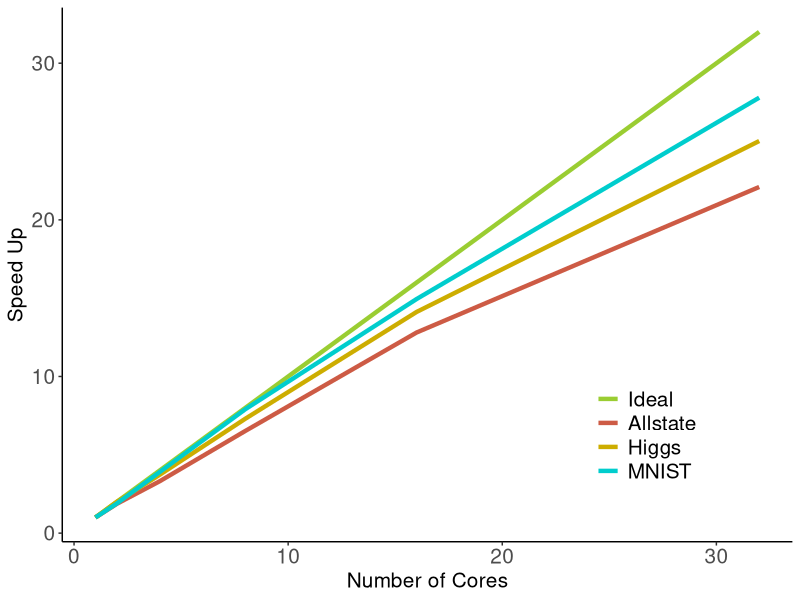

The R script that drew this image:
# ---
# title: "Test speed-up and scale-up of R-Rerf against xg and ranger"
# author: "James Browne"
# date: "Oct 10 2017"
# output: html_document
# ---
library(ggplot2)
library(plyr)

data_summary <- function(data, varname, groupnames){
      require(plyr)
  summary_func <- function(x, col){
         # c(mean = median(x[[col]], na.rm=TRUE),
          c(mean = min(x[[col]], na.rm=TRUE),
                  sd = sd(x[[col]], na.rm=TRUE))
    }
    data_sum<-ddply(data, groupnames, .fun=summary_func,
                                      varname)
    data_sum <- rename(data_sum, c("mean" = varname))
     return(data_sum)
}


mydatamnist <- read.csv(file="figure7mnist.csv", header=FALSE)
mydatamnist <- data_summary(mydatamnist,varname="V2",groupnames=c("V1"))
mydatamnist$V4 <- "MNIST"

mydatahiggs <- read.csv(file="figure7higgs.csv", header=FALSE)
mydatahiggs <- data_summary(mydatahiggs,varname="V2",groupnames=c("V1"))
mydatahiggs$V4 <-  "Higgs"

mydataallstate <- read.csv(file="figure7allstate.csv", header=FALSE)
mydataallstate <- data_summary(mydataallstate,varname="V2",groupnames=c("V1"))
mydataallstate$V4 <- "Allstate"

mydata <- rbind(mydatamnist, mydatahiggs, mydataallstate)

mydata <- mydata[mydata$V1 != 64, ]
mydata <- mydata[mydata$V1 != 48, ]

mydata$V1 <- as.numeric(mydata$V1)
mydata$V2 <- as.numeric(mydata$V2)


for(z in unique(mydata$V4)){
base <- mydata[(mydata$V1 == 1)&(mydata$V4==z) ,]$V2
q <- mydata$V4==z
mydata$V5[q] <- base / mydata$V2[q]
}


for(z in unique(mydata$V1)){
mydata <- rbind(c(z,z,z,"Ideal",z),mydata )
}

mydata$V4 <- factor(mydata$V4, levels=c("Ideal","Allstate","Higgs","MNIST"))
mydata$V2 <- as.numeric(mydata$V2)
#mydata$V4 <- as.numeric(mydata$V4)
mydata$V5 <- as.numeric(mydata$V5)
mydata$V1 <- as.numeric(mydata$V1)


if(max(mydata$V1 >= 16)){
mnistAhmNum8 <- mydata[(mydata$V1 == 8)&(mydata$V4=="mnist") ,]$V2
mnistAhmNum16 <- mydata[(mydata$V1 == 16)&(mydata$V4=="mnist") ,]$V2
mnistAhm <- 2-2/(mnistAhmNum8/mnistAhmNum16)

higgsAhmNum8 <- mydata[(mydata$V1 == 8)&(mydata$V4=="higgs") ,]$V2
higgsAhmNum16 <- mydata[(mydata$V1 == 16)&(mydata$V4=="higgs") ,]$V2
higgsAhm <- 2-2/(higgsAhmNum8/higgsAhmNum16)

allstateAhmNum8 <- mydata[(mydata$V1 == 8)&(mydata$V4=="allstate") ,]$V2
allstateAhmNum16 <- mydata[(mydata$V1 == 16)&(mydata$V4=="allstate") ,]$V2
allstateAhm <- 2-2/(allstateAhmNum8/allstateAhmNum16)

}

leg <- theme(legend.text = element_text(size = 15), legend.title=element_blank(), plot.title = element_text(size = 16,  face="bold"), plot.subtitle = element_text(size = 12),axis.title.x = element_text(size=15), axis.text.x = element_text(size=15), axis.title.y = element_text(size=15), axis.text.y = element_text(size=15))


p <- ggplot(mydata,aes(x=V1, y=V5, group=V4, color=V4))+geom_line(size=1.5)


#p <- p + labs(title = "Strong Scaling") 
p <- p + theme_classic() + leg
p <- p + labs(x = "Number of Cores", y = "Speed Up")
    p <- p + theme(legend.position = c(.8,.2))

p <- p + geom_text(x = 15, y =60 , color="black", size=5, label =paste("Amdahl Number(c=8to16)\nMNIST: ",signif(mnistAhm, digits=2),"\nAllstate: ", signif(allstateAhm, digits=2), "\nHiggs: ", signif(higgsAhm,digits=2)))

 cols <- c("Higgs"="gold3", "MNIST"="cyan3", "Allstate"="coral3", "Ideal"="olivedrab3" )
p <- p + scale_color_manual(values=cols)
#p <- p +scale_color_discrete(name="Dataset")

png(file="figure7.png")
print(p)
dev.off()

